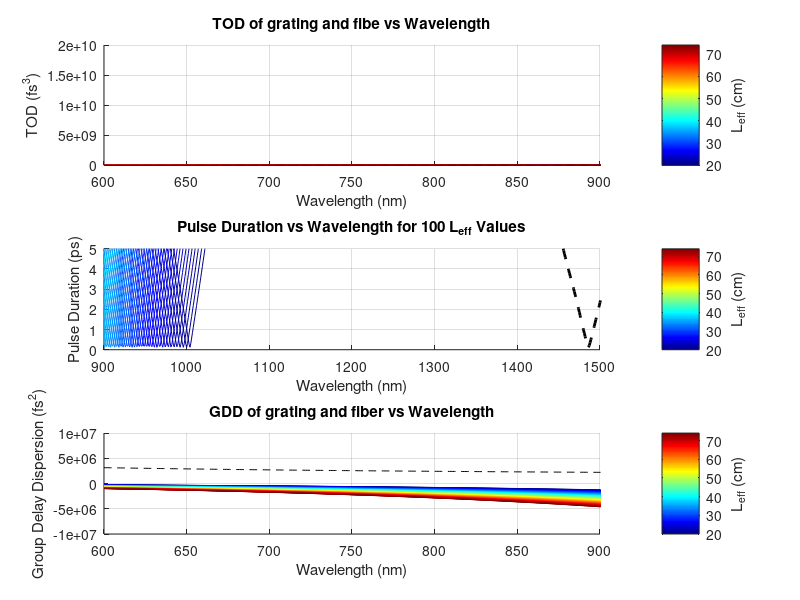

Recreate this plot in MATLAB. (Note: this script raises an error after producing the figure.)
wavelength = [600:10:1600]; % Wavelength range from 600 to 1600 nm
dispersion = [-323.3, -307.3, -292.5, -278.6, -265.7, -253.6, -242.3, -231.7, -221.8, -212.4, ...
              -203.7, -195.4, -187.7, -180.4, -173.5, -167.0, -160.8, -155.0, -149.4, -144.2, ...
              -139.2, -134.5, -130.0, -125.7, -121.6, -117.7, -113.9, -110.4, -106.9, -103.6, ...
              -100.5, -97.4, -94.5, -91.7, -89.0, -86.4, -83.8, -81.4, -79.0, -76.6, ...
              -74.4, -72.2, -70.1, -68.0, -66.0, -64.0, -62.1, -60.2, -58.3, -56.5, ...
              -54.7, -52.9, -51.2, -49.5, -47.8, -46.2, -44.5, -42.9, -41.3, -39.7, ...
              -38.2, -36.6, -35.1, -33.6, -32.1, -30.6, -29.1, -27.7, -26.2, -24.8, ...
              -23.4, -22.0, -20.6, -19.2, -17.8, -16.5, -15.1, -13.8, -12.4, -11.2, ...
              -9.8, -8.5, -7.3, -5.9, -4.7, -3.5, -2.2, -1.0, 0.3, 1.5, ...
              2.7, 3.9, 5.1, 6.3, 7.5, 8.6, 9.8, 10.9, 12.1, 13.2, 14.3];
% Interpolating to 1 nm resolution
new_wavelength = 600:1:1600; % New wavelength range with 1 nm resolution
interp_dispersion = interp1(wavelength, dispersion, new_wavelength, 'spline'); % Interpolate dispersion data


% Constants
m = -1; % order of diffraction, Littrow configuration
M = 1; % magnification of 4f system
Goove = 1200; % lines/mm
Lambda = 1/Goove * 1e6; % grating spacing, nm
incident_angle = 26.52 / 180 * pi; % rad
dt_flint2 = 120; % fs, pulse duration from flint system

% Calculate sin(theta) for each wavelength
sin_theta = new_wavelength / (2 * Lambda);
cos_theta = sqrt(1 - sin_theta.^2); 
new_wavelength_meter = new_wavelength*1e-9;
% L_eff range from -0.03 to 0.03
L_eff_values = linspace(0.20, 0.74, 120 ...
    );
% Preallocate storage for pulse duration results
dt_GDD_grating_fiber = zeros(length(L_eff_values), length(new_wavelength));
GDD_grating_values = zeros(length(L_eff_values), length(new_wavelength)); % Store GDD grating

% Calculate GVD and GDD for fiber with interpolated dispersion
GVD_fiber = -new_wavelength.^2 / (2 * pi * 3e8) .* interp_dispersion * 1e6; % fs^2/m
GDD_fiber = GVD_fiber * 50+60000; % fs^2
dt_GDD_only_fiber = sqrt(dt_flint2^2 + (4*log(2).*GDD_fiber/dt_flint2).^2)/1e3; % ps
% Compute the numerical derivative retaining the same size
TOD_fiber = ((new_wavelength_meter.^2/2/pi/3e8).^2    .*gradient(interp_dispersion, new_wavelength)*1e3+new_wavelength_meter.^3/2/pi^2/9e16.*interp_dispersion*1e-6)*50*1e45;% fs^3

% Compute dt_GDD_and_fiber for each L_eff
for i = 1:length(L_eff_values)
    L_eff = L_eff_values(i);
    GDD_grating = -2 * m^2 * new_wavelength.^3 * 1e-9  * L_eff / (2 * pi * 9e16 * Lambda^2) * 1e30.*(1-(-m*new_wavelength./Lambda-sin_theta).^2).^(-1.5); % fs^2
    GDD_grating_and_Fiber = GDD_grating + GDD_fiber; % fs^2
    TOD_grating(i,:) = -GDD_grating .*3.*new_wavelength.*1e-9./.2./pi./3e8.*1e15; %fs^3
    dt_GDD_grating_fiber(i, :) = sqrt(dt_flint2^2 + (4 * log(2) .* GDD_grating_and_Fiber / dt_flint2).^2) / 1e3; % ps
    
    % Store GDD grating for plotting
    GDD_grating_values(i, :) = GDD_grating;
end
%%
% Plot all results in one figure
figure;
% Generate a colormap (gradient from blue to red) for 100 L_eff values
cmap = jet(length(L_eff_values)); 
% Subplot 1: Plot cos(theta) as a function of wavelength
subplot(3, 1, 1);
hold on;
for i = 1:length(L_eff_values) % Plot every 10th L_eff for clarity
    plot(new_wavelength, TOD_grating(i, :), 'Color', cmap(i, :));
end
plot (new_wavelength, TOD_fiber,'b--');
colormap(cmap); % Apply the colormap
cb1 = colorbar; % Show the colorbar to indicate L_eff values
caxis([min(L_eff_values*100) max(L_eff_values*100)]); % Set the colorbar axis limits to match L_eff range
xlabel('Wavelength (nm)');
ylabel('TOD (fs^3)');
xlim([600 900]);
ylabel(cb1, 'L_{eff} (cm)'); % Label the colorbar with L_eff
title('TOD of grating and fibe vs Wavelength');
grid on;


% Subplot 2: Pulse Duration vs Wavelength for Various L_{eff}
subplot(3, 1, 2);
hold on;
for i = 1:length(L_eff_values) % Plot every 10th L_eff for clarity
    plot(new_wavelength, dt_GDD_grating_fiber(i, :), 'Color', cmap(i, :));
end
plot(new_wavelength, dt_GDD_only_fiber, 'k--', 'LineWidth', 2, 'DisplayName', 'GDD only fiber');
xlabel('Wavelength (nm)');
ylabel('Pulse Duration (ps)');
xlim([900 1500]);
ylim([0 5]);
title('Pulse Duration vs Wavelength for 100 L_{eff} Values');
grid on;
colormap(cmap); % Apply the colormap
cb1 = colorbar; % Show the colorbar to indicate L_eff values
ylabel(cb1, 'L_{eff} (cm)'); % Label the colorbar with L_eff
caxis([min(L_eff_values*100) max(L_eff_values*100)]); % Set the colorbar axis limits to match L_eff range
hold off;

% Subplot 3: GDD_fiber and GDD_grating vs Wavelength
subplot(3, 1, 3);
hold on;
% plot(new_wavelength, GDD_fiber, 'k--', 'LineWidth', 2, 'DisplayName', 'GDD Fiber');
for i = 1:length(L_eff_values) % Plot every 10th L_eff for clarity
    plot(new_wavelength, GDD_grating_values(i, :), 'Color', cmap(i, :));
end
xlabel('Wavelength (nm)');
ylabel('Group Delay Dispersion (fs^2)');
ylim([-1e7 1e7]);
xlim([600 900]);
title('GDD of grating and fiber vs Wavelength');
plot(new_wavelength, GDD_fiber,'k--');
colormap(cmap); % Apply the colormap
cb2 = colorbar; % Show the colorbar for L_eff values
ylabel(cb2, 'L_{eff} (cm)'); % Label the colorbar with L_eff
caxis([min(L_eff_values*100) max(L_eff_values*100)]); % Set the colorbar axis limits to match L_eff range
grid on;
hold off;
sgtitle('290R Plane Ruled Diffraction Grating 1800 lines/mm'); 
